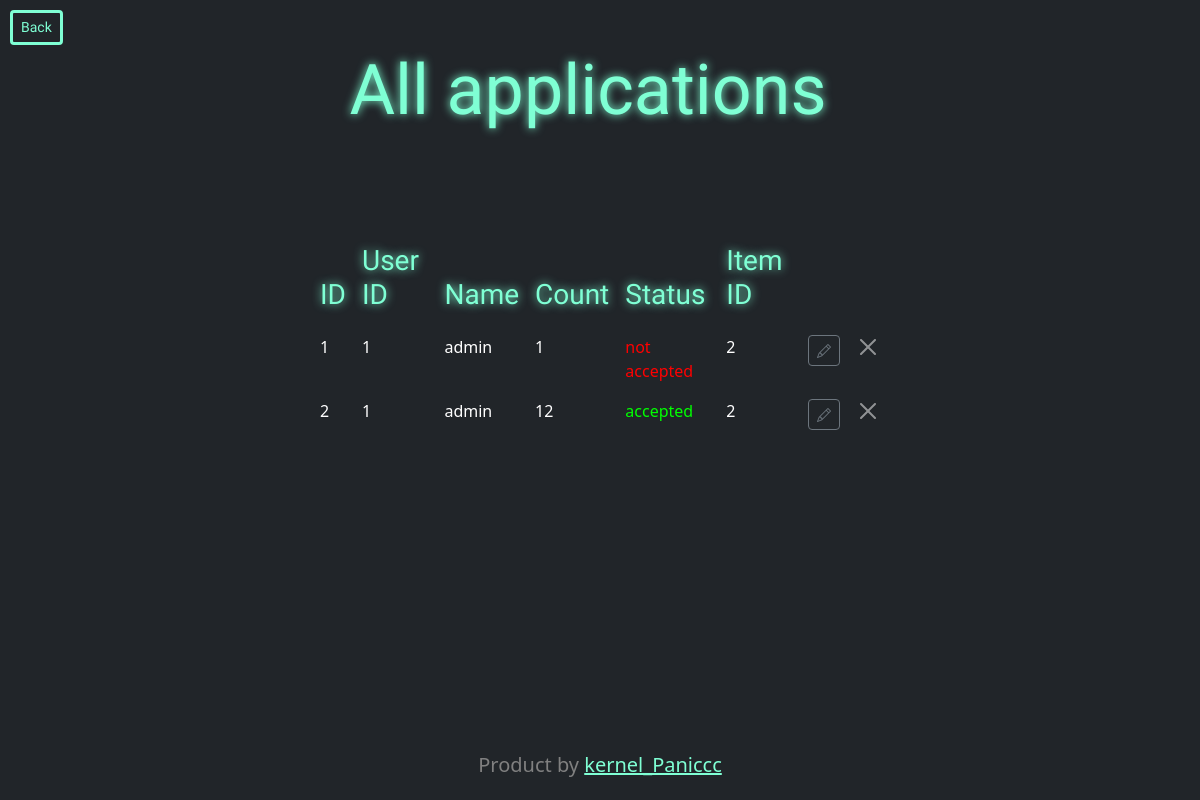
The page /admin/get_user_applet (signed in) on the database as committed earlier.
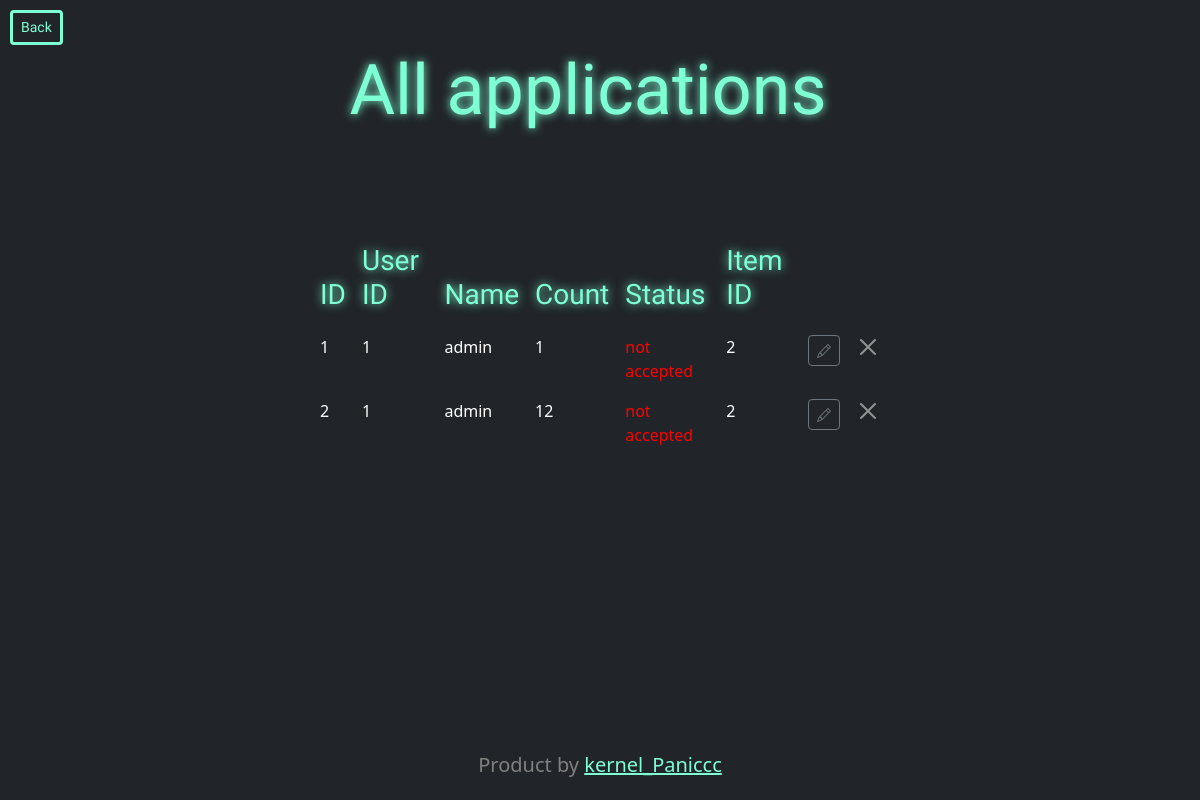
The same page on the database as committed later.
### src/models.py (models this page shows, shortened)
class Aplications(db.Model):
    id = db.Column(db.Integer, primary_key=True)
    user_id = db.Column(db.Integer, nullable=False)
    count = db.Column(db.Integer, nullable=False)
    name = db.Column(db.String(128), nullable=False)
    status = db.Column(db.String(50), nullable=False)
    item_id = db.Column(db.Integer, default=0)

### src/admin_routers.py (the view)
@app.route('/admin/get_user_applet', methods=['GET', 'POST'])
@login_required
@admin_required
def get_user_applet():
    applet = Aplications.query.all()
    return render_template('get_user_applet.html', applets=applet)

### src/models.py (called while the page is built)
def admin_required(f):
    @wraps(f)
    def decorated_function(*args, **kwargs):
        if not current_user.is_admin():
            return redirect('/')
        return f(*args, **kwargs)
    return decorated_function

@manager.user_loader
def load_user(user_id):
    return User.query.get(user_id)

    def is_admin(self):
        return self.role == 'admin'

### src/templates/get_user_applet.html (shortened to what this page needs)
{% extends 'base.html' %}
{% block content %}
<div class="container-fluid text-center">
      <div class="row align-items-start">
          <div class="row gy-4">
              <h1 style="font-size: 70px" class="main_text">
                  All applications
              </h1>
          </div>
      </div>
  </div>
        <div class="container-fluid mt-5">
    <div class="row justify-content-center">
    <div class="col-6">
    <br><br>
        <table class="table table-borderless">
          <thead>
            <tr>
                <th class="main_text" style="color: aquamarine" scope="col"><h3>ID</h3></th>
                <th class="main_text" style="color: aquamarine" scope="col"><h3>User ID</h3></th>
                <th class="main_text" style="color: aquamarine" scope="col"><h3>Name</h3></th>
                <th class="main_text" style="color: aquamarine" scope="col"><h3>Count</h3></th>
                <th class="main_text" style="color: aquamarine" scope="col"><h3>Status</h3></th>
                <th class="main_text" style="color: aquamarine" scope="col"><h3>Item ID</h3></th>
            </tr>
          </thead>
          <tbody>
            <tr>
                {% for app in applets %}
                    <td>{{ app.id }}</td>
                    <td>{{ app.user_id }}</td>
                    <td>{{ app.name }}</td>
                    <td>{{ app.count }}</td>
                    <td
                        {% if app.status == 'not accepted' %}style="color: red;"
                        {% elif app.status == 'accepted' %}style="color: lime;"
                        {% elif app.status == 'return' %}style="color: cornflowerblue;"
                        {% endif %}>
                        <a style="color: inherit; text-decoration: none;">
                            {{ app.status }}
                        </a>
                    </td>
                    <td>{{ app.item_id }}</td>
                <td>
                     <button  type="button" class="btn btn-outline-secondary btn-sm" data-toggle="modal" data-target="#editModal{{ app.id }}">
                        <i class="bi bi-pencil"></i>
                    </button>
                </td>
                <td>
                    <a  type="button" class="btn-close" aria-label="Close"
                        href="{{ url_for('delited_applet', applet_id=app.id) }}">
                    </a>
                    </td>
            </tr>
          {% endfor %}
          </tbody>
        </table>
    </div>
    </div>
    </div>
{% endblock %}

Rows that differ between the two databases and show on the page:
changed Aplications id 2: status "accepted" → "not accepted"
